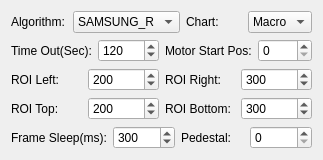
     <widget class="QWidget" name="page_26">
      <layout class="QVBoxLayout" name="verticalLayout_29">
       <item>
        <layout class="QHBoxLayout" name="horizontalLayout_95">
         <item>
          <widget class="QLabel" name="aflabel_1">
           <property name="text">
            <string>Algorithm:</string>
           </property>
          </widget>
         </item>
         <item>
          <widget class="QComboBox" name="afAlgcomboBox">
           <item>
            <property name="text">
             <string notr="true">SAMSUNG_R</string>
            </property>
           </item>
          </widget>
         </item>
         <item>
          <widget class="QLabel" name="aflabel_2">
           <property name="text">
            <string notr="true">Chart:</string>
           </property>
          </widget>
         </item>
         <item>
          <widget class="QComboBox" name="afChartcomboBox">
           <item>
            <property name="text">
             <string>Macro</string>
            </property>
           </item>
           <item>
            <property name="text">
             <string>Far</string>
            </property>
           </item>
          </widget>
         </item>
        </layout>
       </item>
       <item>
        <layout class="QHBoxLayout" name="horizontalLayout_96">
         <item>
          <widget class="QLabel" name="aflabel_3">
           <property name="text">
            <string>Time Out(Sec):</string>
           </property>
          </widget>
         </item>
         <item>
          <widget class="QSpinBox" name="afTimeOutspinBox">
           <property name="suffix">
            <string notr="true"/>
           </property>
           <property name="prefix">
            <string notr="true"/>
           </property>
           <property name="minimum">
            <number>1</number>
           </property>
           <property name="maximum">
            <number>65535</number>
           </property>
           <property name="value">
            <number>120</number>
           </property>
          </widget>
         </item>
         <item>
          <widget class="QLabel" name="aflabel_4">
           <property name="text">
            <string>Motor Start Pos:</string>
           </property>
          </widget>
         </item>
         <item>
          <widget class="QSpinBox" name="afMotorStartspinBox">
           <property name="suffix">
            <string notr="true"/>
           </property>
           <property name="prefix">
            <string notr="true"/>
           </property>
           <property name="minimum">
            <number>0</number>
           </property>
           <property name="maximum">
            <number>1000</number>
           </property>
           <property name="value">
            <number>0</number>
           </property>
          </widget>
         </item>
        </layout>
       </item>
       <item>
        <layout class="QHBoxLayout" name="horizontalLayout_97">
         <item>
          <widget class="QLabel" name="aflabel_5">
           <property name="text">
            <string>ROI Left:</string>
           </property>
          </widget>
         </item>
         <item>
          <widget class="QSpinBox" name="afLeftspinBox">
           <property name="suffix">
            <string notr="true"/>
           </property>
           <property name="prefix">
            <string notr="true"/>
           </property>
           <property name="minimum">
            <number>0</number>
           </property>
           <property name="maximum">
            <number>65535</number>
           </property>
           <property name="value">
            <number>200</number>
           </property>
          </widget>
         </item>
         <item>
          <widget class="QLabel" name="aflabel_6">
           <property name="text">
            <string>ROI Right:</string>
           </property>
          </widget>
         </item>
         <item>
          <widget class="QSpinBox" name="afRightspinBox">
           <property name="suffix">
            <string notr="true"/>
           </property>
           <property name="prefix">
            <string notr="true"/>
           </property>
           <property name="minimum">
            <number>0</number>
           </property>
           <property name="maximum">
            <number>65535</number>
           </property>
           <property name="value">
            <number>300</number>
           </property>
          </widget>
         </item>
        </layout>
       </item>
       <item>
        <layout class="QHBoxLayout" name="horizontalLayout_98">
         <item>
          <widget class="QLabel" name="aflabel_7">
           <property name="text">
            <string>ROI Top:</string>
           </property>
          </widget>
         </item>
         <item>
          <widget class="QSpinBox" name="afTopspinBox">
           <property name="suffix">
            <string notr="true"/>
           </property>
           <property name="prefix">
            <string notr="true"/>
           </property>
           <property name="minimum">
            <number>0</number>
           </property>
           <property name="maximum">
            <number>65535</number>
           </property>
           <property name="value">
            <number>200</number>
           </property>
          </widget>
         </item>
         <item>
          <widget class="QLabel" name="aflabel_8">
           <property name="text">
            <string>ROI Bottom:</string>
           </property>
          </widget>
         </item>
         <item>
          <widget class="QSpinBox" name="afBottomspinBox">
           <property name="suffix">
            <string notr="true"/>
           </property>
           <property name="prefix">
            <string notr="true"/>
           </property>
           <property name="minimum">
            <number>0</number>
           </property>
           <property name="maximum">
            <number>65535</number>
           </property>
           <property name="value">
            <number>300</number>
           </property>
          </widget>
         </item>
        </layout>
       </item>
       <item>
        <layout class="QHBoxLayout" name="horizontalLayout_99">
         <item>
          <widget class="QLabel" name="aflabel_9">
           <property name="text">
            <string>Frame Sleep(ms):</string>
           </property>
          </widget>
         </item>
         <item>
          <widget class="QSpinBox" name="afSleepspinBox">
           <property name="suffix">
            <string notr="true"/>
           </property>
           <property name="prefix">
            <string notr="true"/>
           </property>
           <property name="minimum">
            <number>0</number>
           </property>
           <property name="maximum">
            <number>65535</number>
           </property>
           <property name="value">
            <number>300</number>
           </property>
          </widget>
         </item>
         <item>
          <widget class="QLabel" name="aflabel_10">
           <property name="text">
            <string>Pedestal:</string>
           </property>
          </widget>
         </item>
         <item>
          <widget class="QSpinBox" name="afPedestalspinBox">
           <property name="suffix">
            <string notr="true"/>
           </property>
           <property name="prefix">
            <string notr="true"/>
           </property>
           <property name="minimum">
            <number>0</number>
           </property>
           <property name="maximum">
            <number>65535</number>
           </property>
           <property name="value">
            <number>0</number>
           </property>
          </widget>
         </item>
        </layout>
       </item>
      </layout>
     </widget>
